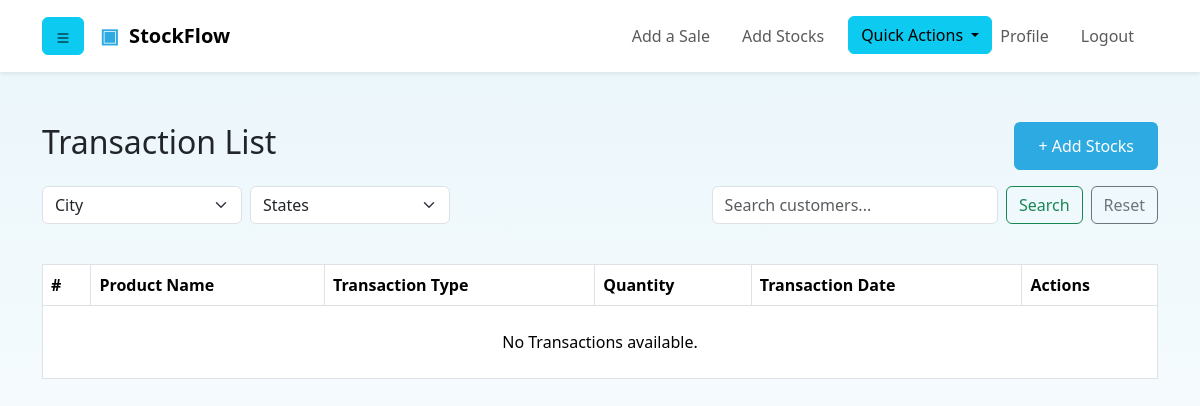
The app's page /transaction-list (signed in), older data.
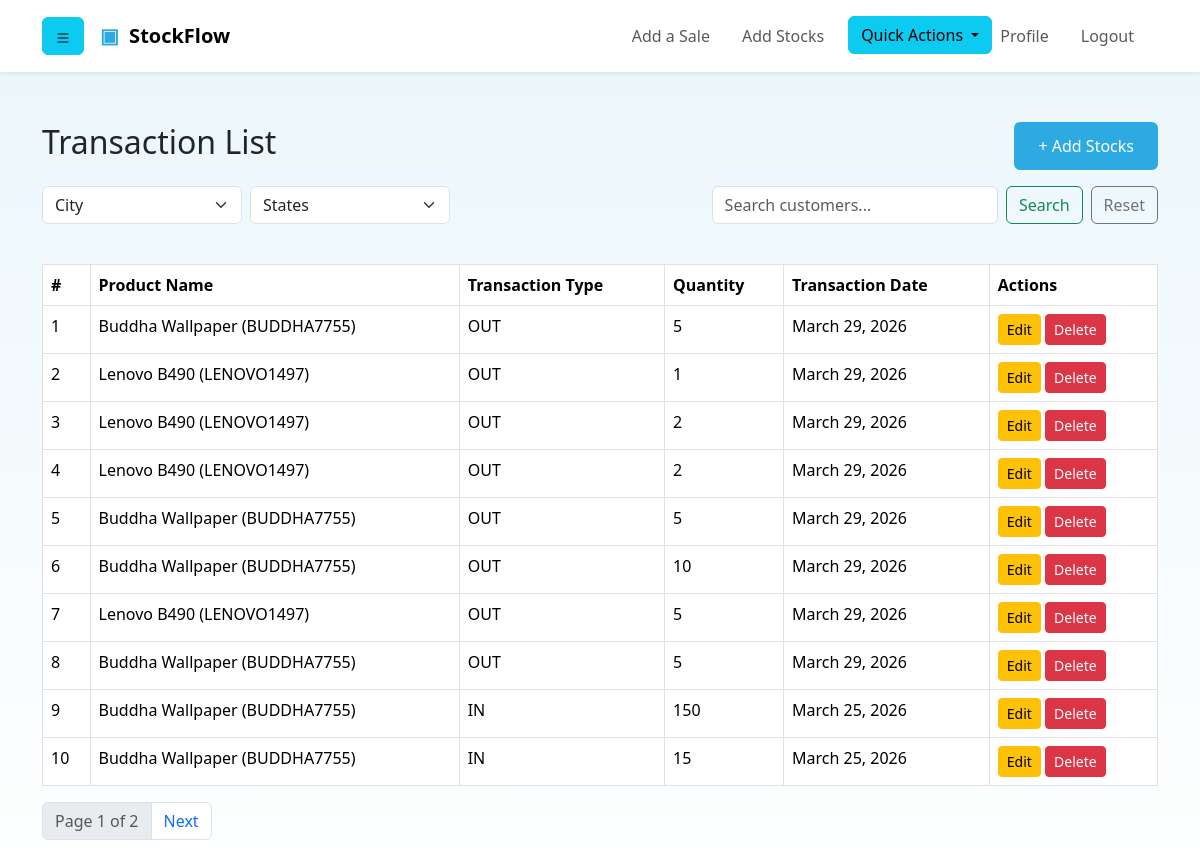
The same page, newer data.
### main/models.py (models this page shows, shortened)
class StockTransaction(models.Model):
    product = models.ForeignKey(
        'Product',
        on_delete=models.PROTECT,
        related_name='transactions'
    )
    stock_status = (
        ('IN', 'Stock In'),
        ('OUT', 'Stock Out')
    )
    transaction_type = models.CharField(
        max_length=10,
        choices=stock_status,
        default="IN"
    )
    quantity = models.PositiveIntegerField()
    transaction_date = models.DateField(auto_now_add=True)
    supplier = models.ForeignKey(
        'Supplier',
        on_delete=models.SET_NULL,
        related_name="transactions",
        blank=True,
        null=True
    )
    customer = models.ForeignKey(
        'Customer',
        on_delete=models.SET_NULL,
        related_name='transactions',
        null=True,
        blank=True
    )
    reference_number = models.UUIDField(default=uuid.uuid4, unique=True)
    remarks = models.CharField("Enter remarks if any.", max_length=200, blank=True, null=True)
    created_by = models.ForeignKey(
        User,
        on_delete=models.RESTRICT,
        related_name='transactions'
    )
    created_at = models.DateTimeField(auto_now_add=True)
    class Meta:
        ordering = ["-transaction_date"]

class Product(models.Model):
    product_name = models.CharField("Enter product name.", max_length=100)
    SKU = models.CharField("Enter product SKU.", max_length=10, unique=True, db_index=True)
    category = models.ForeignKey(
        'Category',
        on_delete=models.PROTECT,
        related_name='products'
    )
    sub_category = models.CharField("Enter the sub-category of the product.", max_length=50, null=True, blank=True)
    supplier = models.ForeignKey(
        'Supplier',
        on_delete=models.PROTECT,
        related_name='products'
    )
    cost_price = models.DecimalField(max_digits=10, decimal_places=2, default=0.00)
    selling_price = models.DecimalField(max_digits=10, decimal_places=2, default=0.00)
    reorder_level = models.PositiveIntegerField(default=10)
    product_description = models.CharField("Enter product description.", max_length=300, null=True, blank=True)
    created_at = models.DateTimeField(auto_now_add=True)
    updated_at = models.DateTimeField(auto_now=True)
    def __str__(self):
        return f"{self.product_name} ({self.SKU})"
    class Meta:
        ordering = ["product_name"]

### main/views.py (the view)
# urls.py: path('transaction-list', views.StockTransactionListView.as_view(), name='transaction_list'),
class StockTransactionListView(LoginRequiredMixin, ListView):
    model = StockTransaction
    template_name = 'main/StockTransactionList.html'
    context_object_name = 'StockTransactions'
    paginate_by = 10

### templates/main/StockTransactionList.html (shortened to what this page needs)
{% extends 'base.html' %}
{% block content %}
<div class="container">
    <div class="d-flex justify-content-between align-items-center mb-3">
        <h2>Transaction List</h2>
        <a href="{% url 'add_stock' %}" class="btn btn-primary">+ Add Stocks</a>
    </div>
    <form method="GET" class="d-flex justify-content-between align-items-center mb-3 flex-wrap gap-2">
        <div class="d-flex gap-2">
            <select name="city" class="form-select" style="width: 200px;" onchange="this.form.submit()">
                <option value="">City</option>
            </select>
            <select name="supplier" class="form-select" style="width: 200px;" onchange="this.form.submit()">
                <option value="">States</option>
            </select>
        </div>
        <div class="d-flex gap-2" style="width: 40%; min-width: 250px;">
            <input
                type="search"
                name="q"
                class="form-control flex-grow-1"
                placeholder="Search customers..."
                value="{{ request.GET.q }}"
            >
            <button class="btn btn-outline-success" type="submit">Search</button>
            <a href="{% url 'customer_list' %}" class="btn btn-outline-secondary">Reset</a>
        </div>
    </form>
    <br><table class="table table-bordered">
        <thead>
            <tr>
            <th scope="col">#</th>
            <th scope="col">Product Name</th>
            <th scope="col">Transaction Type</th>
            <th scope="col">Quantity</th>
            <th scope="col">Transaction Date</th>
            <th scope="col">Actions</th>
            </tr>
        </thead>
        <tbody>
            {% for StockTransaction in StockTransactions %}
            <tr>
                <td>{{ forloop.counter }}</td>
                <td>{{ StockTransaction.product }}</td>
                <td>{{ StockTransaction.transaction_type }}</td>
                <td>{{ StockTransaction.quantity }}</td>
                <td>{{ StockTransaction.transaction_date }}</td>
                <td>
                    <a href="#" class="btn btn-sm btn-warning">Edit</a>
                    <a href="#" class="btn btn-sm btn-danger">Delete</a>
                </td>
            </tr>
            {% empty %}
            <tr>
                <td colspan="9" class="text-center py-4">
                    No Transactions available.
                </td>
            </tr>
            {% endfor %}
        </tbody>
    </table>
    {% if is_paginated %}
    <nav>
        <ul class="pagination">
            <li class="page-item disabled">
                <span class="page-link">Page {{ page_obj.number }} of {{ page_obj.paginator.num_pages }} </span>
            </li>
            {% if page_obj.has_next %}
                <li class="page-item">
                    <a class="page-link" href="?q={{ request.GET.q }}&page={{ page_obj.next_page_number }}">Next</a>
                </li>
            {% endif %}
        </ul>
    </nav>
    {% endif %}
</div>
{% endblock %}

Row changes from the older to the newer data that the page shows:
added StockTransaction: product "Buddha Wallpaper (BUDDHA7755)", transaction_type "OUT", quantity "5", transaction_date "March 29, 2026"
added StockTransaction: product "Lenovo B490 (LENOVO1497)", transaction_type "OUT", quantity "1", transaction_date "March 29, 2026"
added StockTransaction: product "Lenovo B490 (LENOVO1497)", transaction_type "OUT", quantity "2", transaction_date "March 29, 2026"
added StockTransaction: product "Lenovo B490 (LENOVO1497)", transaction_type "OUT", quantity "2", transaction_date "March 29, 2026"
added StockTransaction: product "Buddha Wallpaper (BUDDHA7755)", transaction_type "OUT", quantity "5", transaction_date "March 29, 2026"
added StockTransaction: product "Buddha Wallpaper (BUDDHA7755)", transaction_type "OUT", quantity "10", transaction_date "March 29, 2026"
added StockTransaction: product "Lenovo B490 (LENOVO1497)", transaction_type "OUT", quantity "5", transaction_date "March 29, 2026"
added StockTransaction: product "Buddha Wallpaper (BUDDHA7755)", transaction_type "OUT", quantity "5", transaction_date "March 29, 2026"
added StockTransaction: product "Buddha Wallpaper (BUDDHA7755)", transaction_type "IN", quantity "150", transaction_date "March 25, 2026"
added StockTransaction: product "Buddha Wallpaper (BUDDHA7755)", transaction_type "IN", quantity "15", transaction_date "March 25, 2026"
Text that changed along with them:
{{ page_obj.number }}: (not shown) → "1"
{{ page_obj.paginator.num_pages }}: (not shown) → "2"
text no longer shown: "No Transactions available."
text now shown: "Page of Next"
